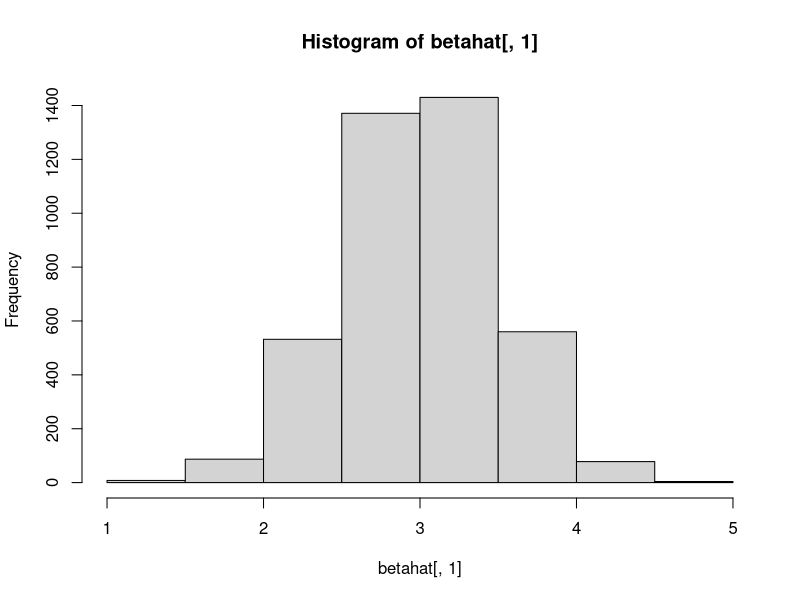
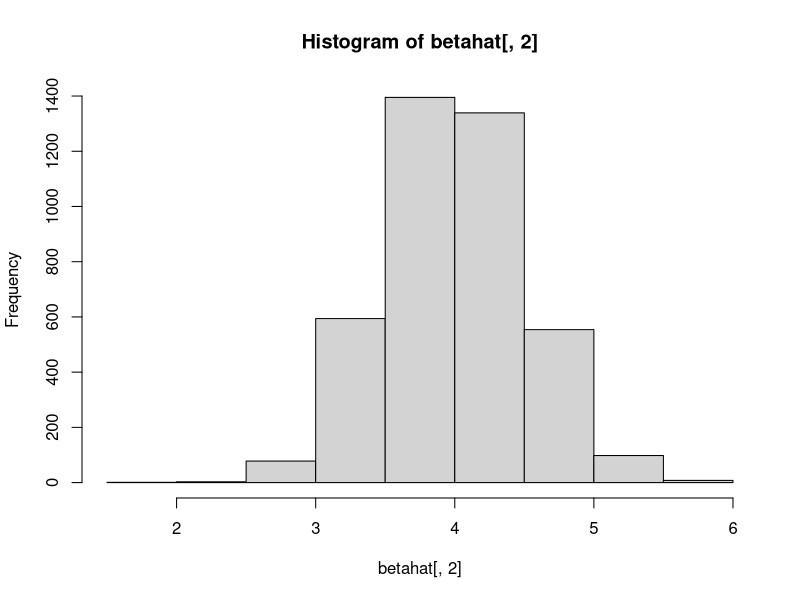
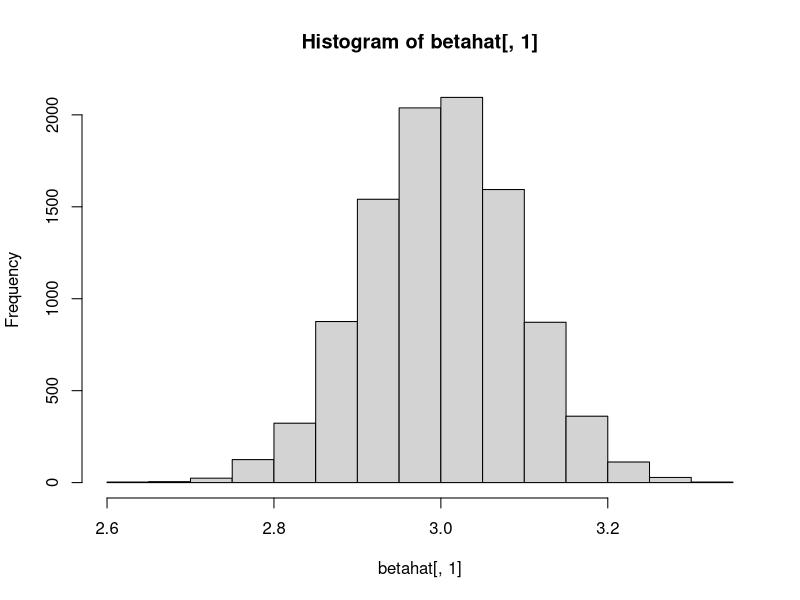
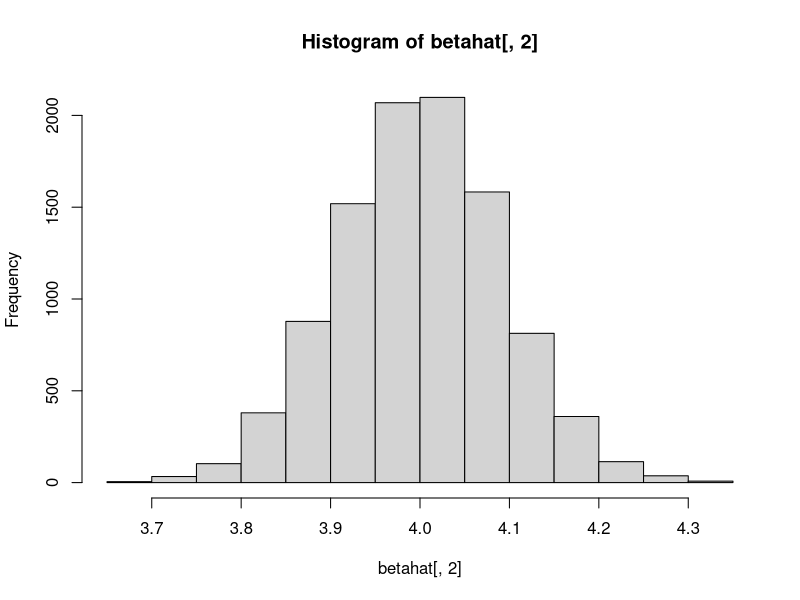
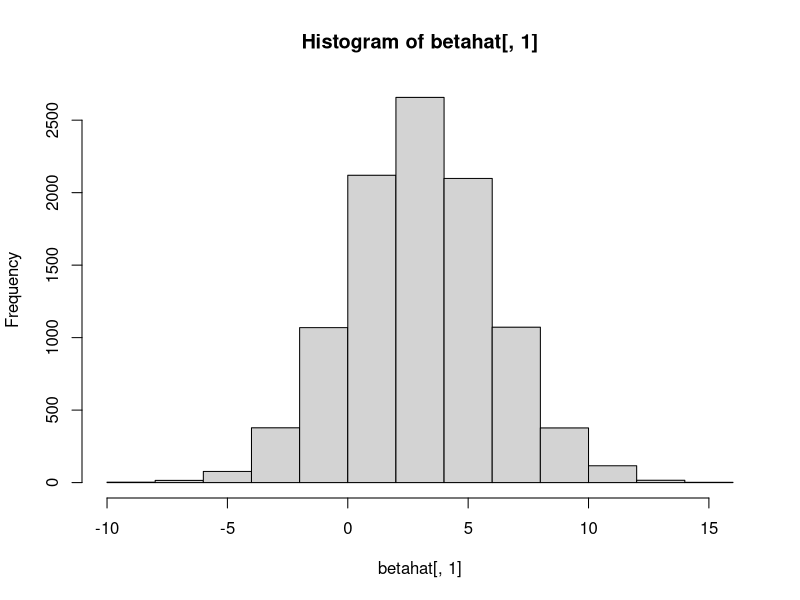
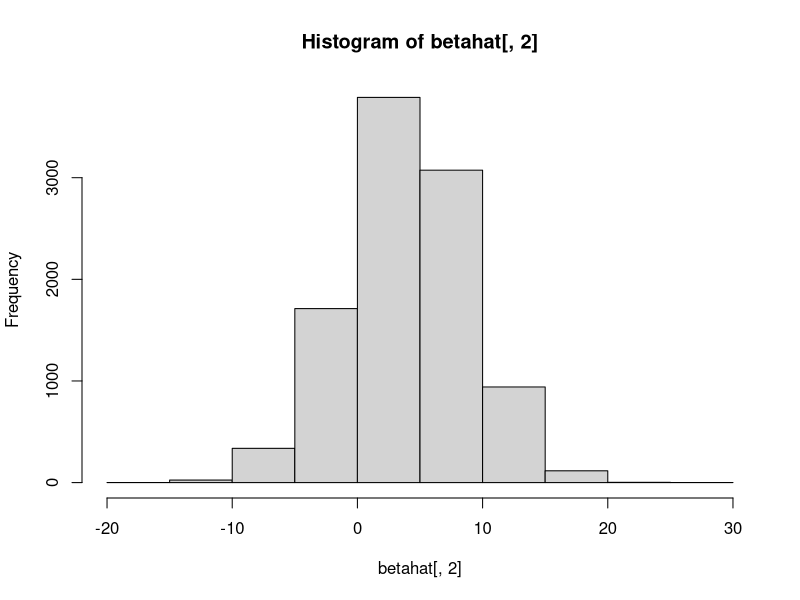

Here is the R script that generated these plots, in order:
#What are the assumptions of a linear model.  
#Let's see how violations of these assumptions affect results of linear model.  

nsim <- 4070
beta0int <- beta1int <- data.frame()
betahat <- matrix(NA, ncol = 2, nrow = nsim)
set.seed(1234)
for (i in 1:nsim){
n <- 200 
x <- rnorm(n, 0, 1)
beta0 <- 3
beta1 <- 4
sigma <- 7
y <- beta0 + beta1*x + rnorm(n,0,sigma)

mod <- lm(y ~ x)
betahat[i,] <- summary(mod)$coef[,1]


beta0int <- rbind(beta0int,confint(mod)[1,])
beta1int <- rbind(beta1int,confint(mod)[2,])
}

mean(beta0int[,1] < 3 & beta0int[,2] > 3)
mean(beta1int[,1] < 4 & beta1int[,2] > 4)


colMeans(betahat)
apply(betahat,2,mean)

hist(betahat[,1])
hist(betahat[,2])




#######################################################
#Now we are breaking the normality assumption
#######################################################


nsim <- 10000
beta0int <- beta1int <- data.frame()
betahat <- matrix(NA, ncol = 2, nrow = nsim)
set.seed(1234)
for (i in 1:nsim){print(i)
  n <- 200 
  x <- rnorm(n, 0, 1)
  beta0 <- 3
  beta1 <- 4
  sigma <- 7
  y <- beta0 + beta1*x + rt(n,5)
  
  mod <- lm(y ~ x)
  betahat[i,] <- summary(mod)$coef[,1]
  
  
  beta0int <- rbind(beta0int,confint(mod)[1,])
  beta1int <- rbind(beta1int,confint(mod)[2,])
}

colMeans(betahat)
apply(betahat,2,mean)

mean(beta0int[,1] < 3 & beta0int[,2] > 3)
mean(beta1int[,1] < 4 & beta1int[,2] > 4)


colMeans(betahat)
apply(betahat,2,mean)

hist(betahat[,1])
hist(betahat[,2])



#######################################################
#Now we are breaking the normality assumption
#######################################################
nsim <- 10000
beta0int <- beta1int <- data.frame()
betahat <- matrix(NA, ncol = 2, nrow = nsim)
set.seed(1234)
for (i in 1:nsim){print(i)
  n <- 200 
  x <- abs(rnorm(n, 0, 1))
  beta0 <- 3
  beta1 <- 4
  sigma <- 7
  y <- beta0 + beta1*x + rnorm(n,0,sigma*(1+abs(3*x)))
  
  mod <- lm(y ~ x)
  betahat[i,] <- summary(mod)$coef[,1]
  
  
  beta0int <- rbind(beta0int,confint(mod)[1,])
  beta1int <- rbind(beta1int,confint(mod)[2,])
}

colMeans(betahat)
apply(betahat,2,mean)

mean(beta0int[,1] < 3 & beta0int[,2] > 3)
mean(beta1int[,1] < 4 & beta1int[,2] > 4)


colMeans(betahat)
apply(betahat,2,mean)

hist(betahat[,1])
hist(betahat[,2])